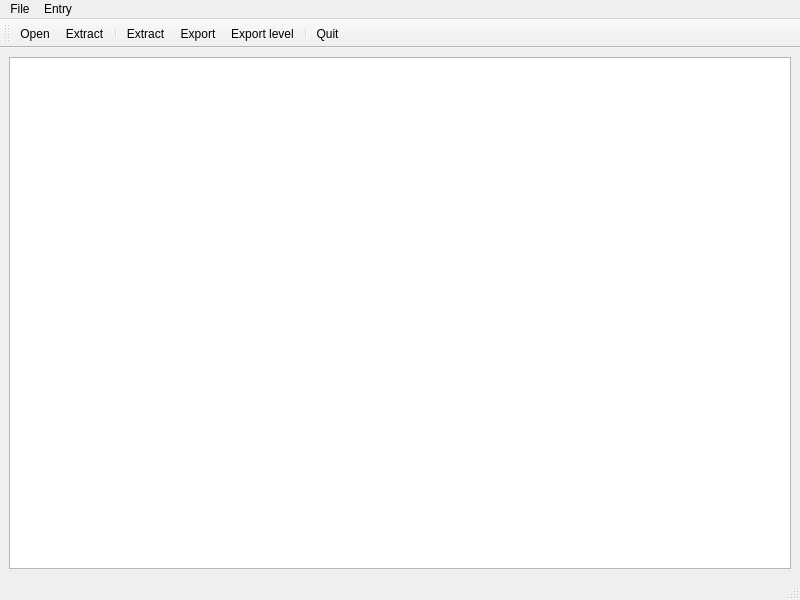
<?xml version="1.0" encoding="UTF-8"?>
<ui version="4.0">
 <class>MainWindow</class>
 <widget class="QMainWindow" name="MainWindow">
  <property name="geometry">
   <rect>
    <x>0</x>
    <y>0</y>
    <width>800</width>
    <height>600</height>
   </rect>
  </property>
  <property name="windowTitle">
   <string>PodConvertor tool</string>
  </property>
  <widget class="QWidget" name="centralwidget">
   <layout class="QGridLayout" name="gridLayout">
    <item row="0" column="0">
     <widget class="QTreeView" name="treeView"/>
    </item>
   </layout>
  </widget>
  <widget class="QMenuBar" name="menubar">
   <property name="geometry">
    <rect>
     <x>0</x>
     <y>0</y>
     <width>800</width>
     <height>19</height>
    </rect>
   </property>
   <widget class="QMenu" name="menuFile">
    <property name="title">
     <string>File</string>
    </property>
    <widget class="QMenu" name="menuRecentPods">
     <property name="title">
      <string>Recent pods</string>
     </property>
    </widget>
    <addaction name="actionOpen"/>
    <addaction name="menuRecentPods"/>
    <addaction name="actionExtract"/>
    <addaction name="actionQuit"/>
   </widget>
   <widget class="QMenu" name="menuEntry">
    <property name="title">
     <string>Entry</string>
    </property>
    <addaction name="actionExtractFile"/>
    <addaction name="actionExport"/>
    <addaction name="actionExportLevel"/>
   </widget>
   <addaction name="menuFile"/>
   <addaction name="menuEntry"/>
  </widget>
  <widget class="QStatusBar" name="statusbar"/>
  <widget class="QToolBar" name="toolBar">
   <property name="windowTitle">
    <string>toolBar</string>
   </property>
   <attribute name="toolBarArea">
    <enum>TopToolBarArea</enum>
   </attribute>
   <attribute name="toolBarBreak">
    <bool>false</bool>
   </attribute>
   <addaction name="actionOpen"/>
   <addaction name="actionExtract"/>
   <addaction name="separator"/>
   <addaction name="actionExtractFile"/>
   <addaction name="actionExport"/>
   <addaction name="actionExportLevel"/>
   <addaction name="separator"/>
   <addaction name="actionQuit"/>
  </widget>
  <action name="actionOpen">
   <property name="icon">
    <iconset theme="document-open"/>
   </property>
   <property name="text">
    <string>Open</string>
   </property>
  </action>
  <action name="actionQuit">
   <property name="icon">
    <iconset theme="system-shutdown"/>
   </property>
   <property name="text">
    <string>Quit</string>
   </property>
  </action>
  <action name="actionExtract">
   <property name="icon">
    <iconset theme="document-save"/>
   </property>
   <property name="text">
    <string>Extract</string>
   </property>
  </action>
  <action name="actionExtractFile">
   <property name="icon">
    <iconset theme="go-next"/>
   </property>
   <property name="text">
    <string>Extract...</string>
   </property>
  </action>
  <action name="actionExport">
   <property name="icon">
    <iconset theme="go-last"/>
   </property>
   <property name="text">
    <string>Export...</string>
   </property>
  </action>
  <action name="actionExportLevel">
   <property name="icon">
    <iconset theme="document-properties"/>
   </property>
   <property name="text">
    <string>Export level...</string>
   </property>
  </action>
 </widget>
 <resources/>
 <connections>
  <connection>
   <sender>actionQuit</sender>
   <signal>triggered()</signal>
   <receiver>MainWindow</receiver>
   <slot>quit()</slot>
   <hints>
    <hint type="sourcelabel">
     <x>-1</x>
     <y>-1</y>
    </hint>
    <hint type="destinationlabel">
     <x>399</x>
     <y>299</y>
    </hint>
   </hints>
  </connection>
  <connection>
   <sender>actionOpen</sender>
   <signal>triggered()</signal>
   <receiver>MainWindow</receiver>
   <slot>open()</slot>
   <hints>
    <hint type="sourcelabel">
     <x>-1</x>
     <y>-1</y>
    </hint>
    <hint type="destinationlabel">
     <x>399</x>
     <y>299</y>
    </hint>
   </hints>
  </connection>
  <connection>
   <sender>actionExtract</sender>
   <signal>triggered()</signal>
   <receiver>MainWindow</receiver>
   <slot>extract()</slot>
   <hints>
    <hint type="sourcelabel">
     <x>-1</x>
     <y>-1</y>
    </hint>
    <hint type="destinationlabel">
     <x>399</x>
     <y>299</y>
    </hint>
   </hints>
  </connection>
  <connection>
   <sender>actionExport</sender>
   <signal>triggered()</signal>
   <receiver>MainWindow</receiver>
   <slot>exportItem()</slot>
   <hints>
    <hint type="sourcelabel">
     <x>-1</x>
     <y>-1</y>
    </hint>
    <hint type="destinationlabel">
     <x>399</x>
     <y>299</y>
    </hint>
   </hints>
  </connection>
  <connection>
   <sender>actionExtractFile</sender>
   <signal>triggered()</signal>
   <receiver>MainWindow</receiver>
   <slot>extractItem()</slot>
   <hints>
    <hint type="sourcelabel">
     <x>-1</x>
     <y>-1</y>
    </hint>
    <hint type="destinationlabel">
     <x>399</x>
     <y>299</y>
    </hint>
   </hints>
  </connection>
  <connection>
   <sender>actionExportLevel</sender>
   <signal>triggered()</signal>
   <receiver>MainWindow</receiver>
   <slot>exportLevel()</slot>
   <hints>
    <hint type="sourcelabel">
     <x>-1</x>
     <y>-1</y>
    </hint>
    <hint type="destinationlabel">
     <x>399</x>
     <y>299</y>
    </hint>
   </hints>
  </connection>
 </connections>
 <slots>
  <slot>open()</slot>
  <slot>quit()</slot>
  <slot>closePod()</slot>
  <slot>extract()</slot>
  <slot>exportItem()</slot>
  <slot>extractItem()</slot>
  <slot>exportLevel()</slot>
 </slots>
</ui>
